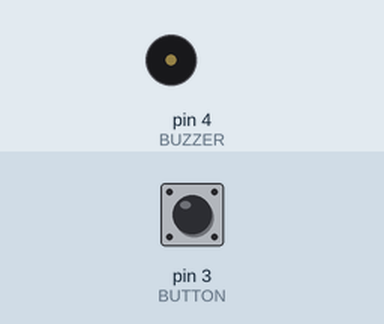
Simulated run of this sketch. Board: Arduino Uno, built with avr-gcc and run on an emulated ATmega328P. Parts: buzzer (waves = sounding, pin HIGH). Inputs (shaded band) come from the test bench; at power-on: pin 3 (BUTTON) HIGH.

Above: at 1.3 s.
1.4 s: pin 3 (BUTTON) pulled LOW for 0.15 s
At 1.5 s:
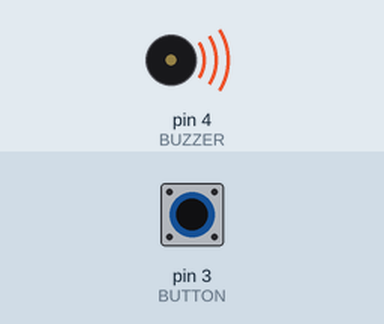
3.1 s: pin 3 (BUTTON) pulled LOW for 3.2 s
At 6.9 s:
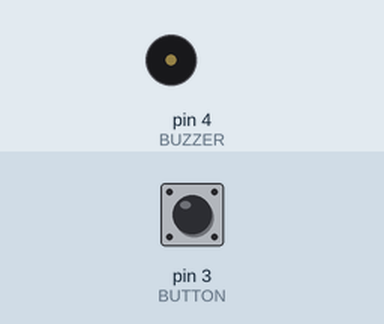
Timing chart, 0 to 8.4 s (numbered marks = the images above; inputs shaded):
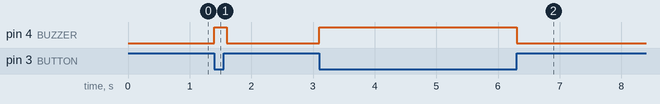

Measured:
- after the input at 1.4 s, pin 4 (BUZZER): LOW → HIGH at once, → LOW 0.20 s later
- after the input at 3.1 s, pin 4 (BUZZER): LOW → HIGH at once, → LOW 3.2 s later

The sketch:

buzzer.ino
```cpp
#define BUZZER 4
#define BUTTON 3
void setup(){
  pinMode(BUTTON, INPUT_PULLUP);
  pinMode(BUZZER, OUTPUT);
  Serial.begin(9600);
  delay(100);
}
void loop(){
  if (digitalRead(BUTTON) == LOW){
  digitalWrite(BUZZER, HIGH);
  } else {
    digitalWrite(BUZZER, LOW);
}
  delay(100);
}
```
